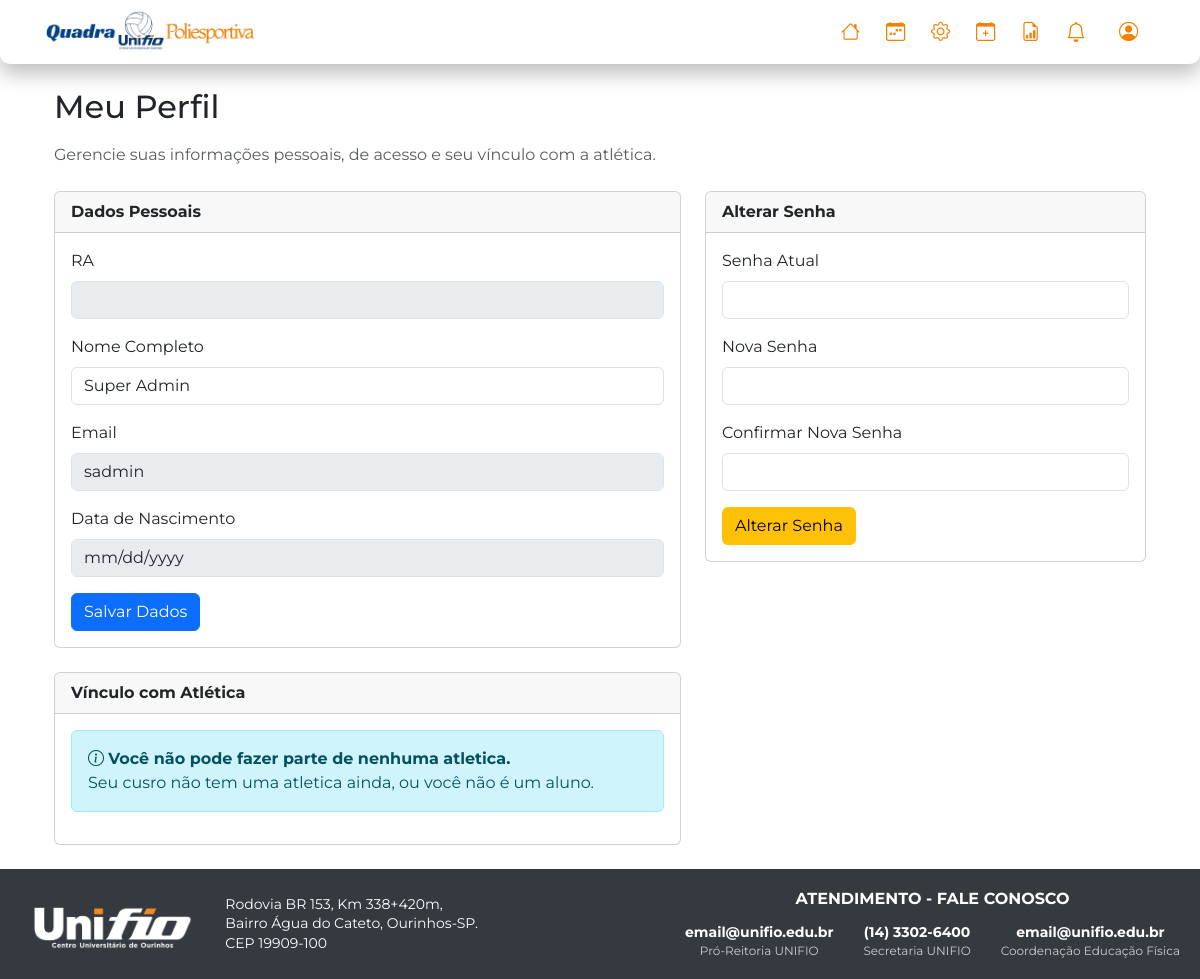
The app's page /perfil (signed in) with its own data.
### tables this page shows
CREATE TABLE `usuarios` (
  `id` int NOT NULL,
  `nome` varchar(255) NOT NULL,
  `email` varchar(255) NOT NULL,
  `senha` varchar(255) NOT NULL,
  `ra` varchar(20) DEFAULT NULL,
  `data_nascimento` date DEFAULT NULL,
  `telefone` varchar(20) DEFAULT NULL,
  `curso_id` int DEFAULT NULL,
  `role` enum('usuario','admin','superadmin') NOT NULL DEFAULT 'usuario',
  `atletica_id` int DEFAULT NULL,
  `tipo_usuario_detalhado` enum('Membro das Atleticas','Professor','Aluno','Comunidade Externa') DEFAULT NULL,
  `is_coordenador` tinyint(1) NOT NULL DEFAULT '0',
  `atletica_join_status` enum('none','pendente','aprovado') NOT NULL DEFAULT 'none',
  `login_code` varchar(6) DEFAULT NULL,
  `login_code_expires` datetime DEFAULT NULL,
  `reset_token` varchar(255) DEFAULT NULL,
  `reset_token_expires` datetime DEFAULT NULL  
);

### src/Controller/UsuarioController.php (called while the page is built, shortened)
<?php
class UsuarioController extends BaseController
{
    public function perfil()
    {
        try {
            $userId = Auth::id();
            $userRepository = $this->repository('UsuarioRepository');
            $cursoRepository = $this->repository('CursoRepository');
            $user = $userRepository->findById($userId);
            $cursos = $cursoRepository->findAll();
            $atleticaInfo = null;
            view('usuario/perfil', [
                'title' => 'Editar Perfil',
                'user' => $user,
                'cursos' => $cursos,
                'atletica_info' => $atleticaInfo
            ]);
        } catch (\Exception $e) {
            $_SESSION['error_message'] = "Ocorreu um erro ao carregar seu perfil.";
            redirect('/dashboard');
        }
    }
}

### public/index.php (called while the page is built, shortened)
<?php
$url = $_GET['url'] ?? '/';
if ($url !== '/') {
    $url = '/' . rtrim($url, '/');
}
$method = $_SERVER['REQUEST_METHOD'];
try {
    Application\Core\Router::dispatch($url, $method);
} catch (Exception $e) {
    $isAjax = !empty($_SERVER['HTTP_X_REQUESTED_WITH']) &&
              strtolower($_SERVER['HTTP_X_REQUESTED_WITH']) == 'xmlhttprequest';
    $isJsonEndpoint = strpos($url, '/agendamento/detalhes') !== false;
    if ($isAjax || $isJsonEndpoint) {
        if (ob_get_level() > 0) ob_end_clean();
        header('Content-Type: application/json');
        http_response_code(500);
        echo json_encode([
            'error' => 'Erro no servidor',
            'message' => $e->getMessage(),
            'file' => basename($e->getFile()),
            'line' => $e->getLine(),
            'trace' => explode("\n", $e->getTraceAsString())
        ]);
    } else {
        if (ob_get_level() > 0) ob_end_clean();
        http_response_code(500);
        echo "<h1>Erro na Aplicação</h1>";
        echo "<p>Ocorreu um erro inesperado. Detalhes:</p>";
        echo "<pre>" . htmlspecialchars($e->getMessage()) . "</pre>";
    }
}

### src/Core/Auth.php (called while the page is built, shortened)
<?php
class Auth
{
    public static function check(): bool
    {
        return isset($_SESSION['loggedin']) && $_SESSION['loggedin'] === true;
    }
    public static function id(): ?int
    {
        return self::check() ? (int)$_SESSION['id'] : null;
    }
    public static function role(): ?string
    {
        return self::check() ? $_SESSION['role'] : null;
    }
}

### src/Controller/BaseController.php (called while the page is built, shortened)
<?php
abstract class BaseController
{
    protected function repository(string $repositoryName)
    {
        $className = "Application\\Repository\\" . $repositoryName;
        return new $className();
    }
}

### src/Core/Connection.php (called while the page is built, shortened)
<?php
class Connection
{
    private static ?PDO $instance = null;
    public static function getInstance(): PDO
    {
        if (self::$instance === null) {
            $host = 'db';
            $dbname = 'application';
            $username = 'appuser';
            $password = 'apppass';
            $charset = 'utf8mb4';
            $dsn = "mysql:host={$host};dbname={$dbname};charset={$charset}";
            $options = [
                PDO::ATTR_ERRMODE            => PDO::ERRMODE_EXCEPTION,
                PDO::ATTR_DEFAULT_FETCH_MODE => PDO::FETCH_ASSOC,
                PDO::ATTR_EMULATE_PREPARES   => false,
            ];
            try {
                self::$instance = new PDO($dsn, $username, $password, $options);
                self::$instance->exec("SET time_zone = '-03:00'");
            } catch (PDOException $e) {
                die('Erro de conexão com o banco de dados: ' . $e->getMessage());
            }
        }
        return self::$instance;
    }
}

### src/Repository/UsuarioRepository.php (called while the page is built, shortened)
<?php
class UsuarioRepository
{
    private $pdo;
    public function __construct()
    {
        $this->pdo = Connection::getInstance();
    }
    public function findById(int $id)
    {
        $sql = "SELECT u.*, c.atletica_id, a.nome as atletica_nome
                FROM usuarios u
                LEFT JOIN cursos c ON u.curso_id = c.id
                LEFT JOIN atleticas a ON c.atletica_id = a.id
                WHERE u.id = :id";
        $stmt = $this->pdo->prepare($sql);
        $stmt->bindValue(':id', $id, PDO::PARAM_INT);
        $stmt->execute();
        return $stmt->fetch();
    }
}

### views/usuario/perfil.view.php (the view, shortened to what this page needs)
<div class="container">
    <h2 class="mb-3">Meu Perfil</h2>
    <p class="text-muted mb-4">Gerencie suas informações pessoais, de acesso e seu vínculo com a atlética.</p>
    <div class="row">
        <div class="col-lg-7 mb-4">
            <div class="card">
                <div class="card-header"><strong>Dados Pessoais</strong></div>
                <div class="card-body">
                    <form action="/perfil" method="post">
                        <div class="mb-3">
                            <label for="ra" class="form-label">RA</label>
                            <input type="text" id="ra" class="form-control" value="<?php echo htmlspecialchars($user['ra'] ?? ''); ?>" disabled>
                        </div>
                        <div class="mb-3">
                            <label for="nome" class="form-label">Nome Completo</label>
                            <input type="text" name="nome" id="nome" class="form-control" value="<?php echo htmlspecialchars($user['nome'] ?? ''); ?>" required>
                        </div>
                        <div class="mb-3">
                            <label for="email" class="form-label">Email</label>
                            <input type="email" id="email" class="form-control" value="<?php echo htmlspecialchars($user['email'] ?? ''); ?>" disabled>
                        </div>
                        <div class="mb-3">
                            <label for="data_nascimento" class="form-label">Data de Nascimento</label>
                            <input type="date" id="data_nascimento" class="form-control" value="<?php echo htmlspecialchars($user['data_nascimento'] ?? ''); ?>" disabled>
                        </div>
                        <button type="submit" class="btn btn-primary">Salvar Dados</button>
                    </form>
                </div>
            </div>
            <div class="card mt-4">
                <div class="card-header"><strong>Vínculo com Atlética</strong></div>
                <div class="card-body">
                    <?php if (!$user['curso_id']): ?>
                        <div class="alert alert-info">
                            <i class="bi bi-info-circle"></i>
                            <strong>Você não pode fazer parte de nenhuma atletica.</strong><br>
                            Seu cusro não tem uma atletica ainda, ou você não é um aluno.
                        </div>
                    <?php endif; ?>
                </div>
            </div>
        </div>
        <div class="col-lg-5">
            <div class="card">
                <div class="card-header"><strong>Alterar Senha</strong></div>
                <div class="card-body">
                    <form action="/perfil" method="post">
                        <div class="mb-3">
                            <label for="senha_atual" class="form-label">Senha Atual</label>
                            <input type="password" name="senha_atual" id="senha_atual" class="form-control" required>
                        </div>
                        <div class="mb-3">
                            <label for="nova_senha" class="form-label">Nova Senha</label>
                            <input type="password" name="nova_senha" id="nova_senha" class="form-control" required minlength="6">
                        </div>
                        <div class="mb-3">
                            <label for="confirmar_nova_senha" class="form-label">Confirmar Nova Senha</label>
                            <input type="password" name="confirmar_nova_senha" id="confirmar_nova_senha" class="form-control" required>
                        </div>
                        <button type="submit" class="btn btn-warning">Alterar Senha</button>
                    </form>
                </div>
            </div>
        </div>
    </div>
</div>

### src/Core/Router.php (shortened to what this page needs)
<?php
class Router
{
    protected static array $routes = [];
    public static function get(string $uri, string $action): void
    {
        self::$routes['GET'][$uri] = $action;
    }
    public static function post(string $uri, string $action): void
    {
        self::$routes['POST'][$uri] = $action;
    }
    protected static function extractParams(string $pattern, string $uri): ?array
    {
        $pattern = str_replace('/', '\/', $pattern);
        $pattern = preg_replace('/:([^\/]+)/', '(?P<\1>[^\/]+)', $pattern);
        $pattern = '/^' . $pattern . '$/';
        if (preg_match($pattern, $uri, $matches)) {
            array_shift($matches);
            return array_filter($matches, 'is_string', ARRAY_FILTER_USE_KEY);
        }
        return null;
    }
    public static function dispatch(string $uri, string $method): void
    {
        foreach (self::$routes[$method] as $route => $action) {
            $params = self::extractParams($route, $uri);
            if ($params !== null) {
                [$controllerName, $methodName] = explode('@', $action);
                $controllerClass = "Application\\Controller\\" . $controllerName;
                if (class_exists($controllerClass)) {
                    $controllerInstance = new $controllerClass();
                    if (method_exists($controllerInstance, $methodName)) {
                        call_user_func_array([$controllerInstance, $methodName], array_values($params));
                        return;
                    }
                }
            }
        }
        throw new \Exception("Rota não encontrada: [{$method}] {$uri}");
    }
}

### views/_partials/header.php (shortened to what this page needs)
<!DOCTYPE html>
<html lang="pt-BR">
<head>
    <link href="https://cdn.jsdelivr.net/npm/bootstrap@5.3.3/dist/css/bootstrap.min.css" rel="stylesheet">
    <link rel="stylesheet" href="https://cdn.jsdelivr.net/npm/bootstrap-icons@1.11.3/font/bootstrap-icons.min.css">
    <link rel="stylesheet" href="/css/header.css">
    <link rel="stylesheet" href="/css/default.css">
    <link rel="stylesheet" href="/css/calendar.css">
    <link rel="stylesheet" href="/css/notifications.css">
    <link rel="stylesheet" href="/css/event-popup.css">
</head>
<?php if (isset($isAuthPage) && $isAuthPage): ?>
<body class="auth-body">
<div class="auth-background"></div>
<main class="auth-container">
<?php else: ?>
<body class="d-flex flex-column min-vh-100">
<nav class="navbar navbar-expand-lg p-1">
    <div class="container d-flex justify-content-between align-items-center">
        <div class="header-left">
            <a class="navbar-brand" href="/">
                <img src="/img/logo-quadra.webp" alt="Logo Quadra" class="logo-header">
            </a>
        </div>
        <div class="header-right d-flex align-items-center">
            <div class="collapse navbar-collapse" id="navbarNav">
                <ul class="navbar-nav ms-auto">
                    <?php if (Auth::check()): ?>
                            <li class="nav-item"><a class="nav-link" href="/dashboard"><i class="bi bi-house"></i> <span>Meu Painel</span></a></li>
                            <li class="nav-item"><a class="nav-link" href="/agenda"><i class="bi bi-calendar-week"></i> <span>Agenda</span></a></li>
                            <?php if (Auth::role() === 'superadmin'): ?>
                                <li class="nav-item"><a class="nav-link" href="/superadmin/dashboard"><i class="bi bi-gear"></i> <span>Painel Admin</span></a></li>
                                <li class="nav-item"><a class="nav-link" href="/agendar-evento"><i class="bi bi-calendar-plus"></i> <span>Agendar Event.</span></a></li>
                                <li class="nav-item"><a class="nav-link" href="/superadmin/relatorios"><i class="bi bi-file-earmark-bar-graph"></i> <span>Relatórios</span></a></li>
                            <?php elseif (Auth::role() === 'admin'): ?>
                                <li class="nav-item"><a class="nav-link" href="/admin/atletica/dashboard"><i class="bi bi-trophy"></i> <span>Painel Atlética</span></a></li>
                                <li class="nav-item"><a class="nav-link" href="/agendar-evento"><i class="bi bi-calendar-plus"></i> <span>Agendar Event.</span></a></li>
                            <?php endif; ?>
                        <li class="nav-item dropdown me-2 notifications">
                           <a class="nav-link" href="#" id="notification-bell">
                            <i class="bi bi-bell fs-5"></i>
                            </a>
                        </li>
                        <li class="nav-item dropdown">
                            <a class="nav-link dropdown-toggle" href="#" role="button" data-bs-toggle="dropdown">
                                <i class="bi bi-person-circle"></i>
                            </a>
                        </li>
                    <?php else: ?>
                        <li class="nav-item"><a class="nav-link" href="/login"><span>Login</span></a></li>
                        <li class="nav-item"><a class="nav-link" href="/registro"><span>Registrar</span></a></li>
                    <?php endif; ?>
                </ul>
            </div>
        </div>
    </div>
</nav>
<main class="container mt-4 flex-grow-1">
<?php endif; ?>

### views/_partials/footer.php (shortened to what this page needs)
</main>
<footer class="unifio-footer <?php echo (isset($isAuthPage) && $isAuthPage) ? 'unifio-footer-auth' : 'mt-auto'; ?>">
    <div class="unifio-footer-container">
        <div class="unifio-footer-left">
            <img src="/img/logo-unifio-branco.webp" alt="Logo UNIFIO" class="unifio-logo">
            <div class="unifio-address">
                <p>Rodovia BR 153, Km 338+420m,</p>
                <p>Bairro Água do Cateto, Ourinhos-SP.</p>
                <p>CEP 19909-100</p>
            </div>
        </div>
        <div class="unifio-footer-right">
            <h5>ATENDIMENTO - FALE CONOSCO</h5>
            <div class="unifio-contact-info">
                <div class="unifio-contact-item">
                    <p><a href="mailto:email@unifio.edu.br" class="footer-link">email@unifio.edu.br</a></p>
                    <p>Pró-Reitoria UNIFIO</p>
                </div>
                <div class="unifio-contact-item">
                    <p><a href="https://wa.me/551433026400" class="footer-link" target="_blank">(14) 3302-6400</a></p>
                    <p>Secretaria UNIFIO</p>
                </div>
                <div class="unifio-contact-item">
                    <p><a href="mailto:email@unifio.edu.br" class="footer-link">email@unifio.edu.br</a></p>
                    <p>Coordenação Educação Física</p>
                </div>
            </div>
        </div>
    </div>
</footer>
</body>
</html>

### records on screen
usuarios: nome "Super Admin", email "sadmin", shows "Você não pode fazer parte de nenhuma atletica."
